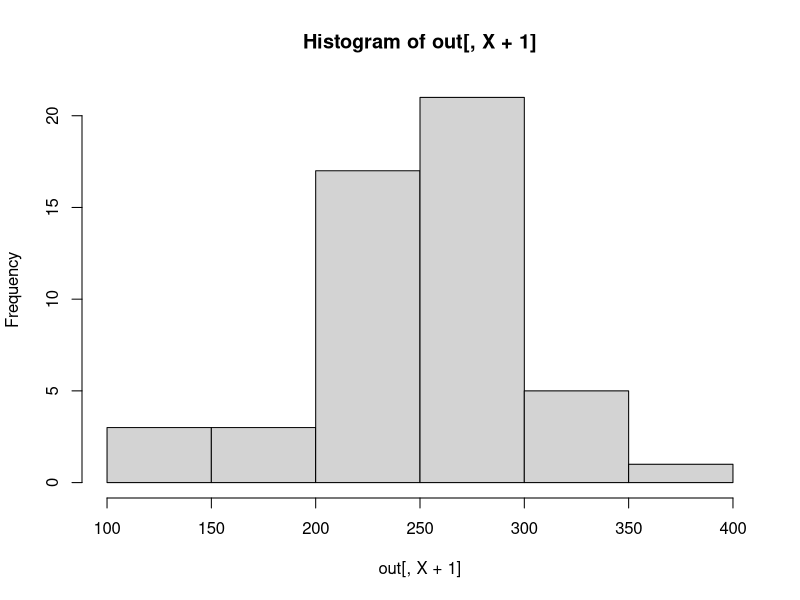
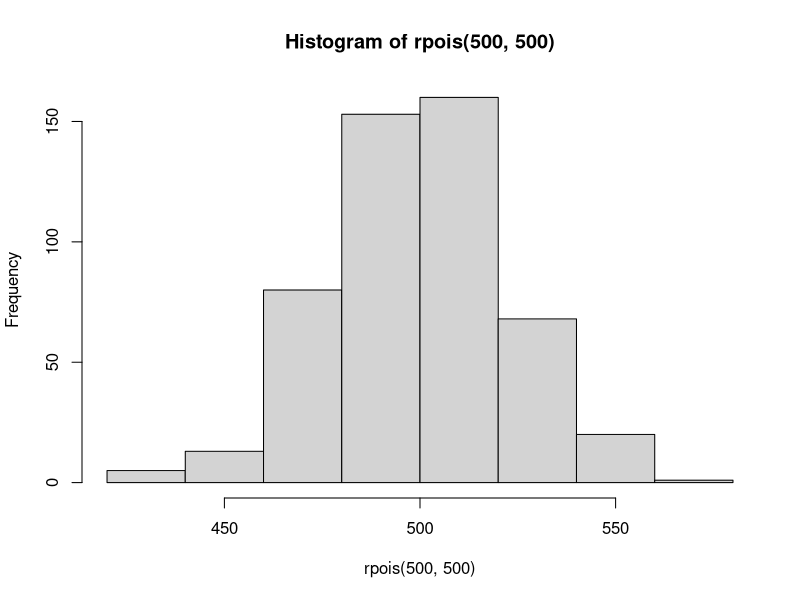
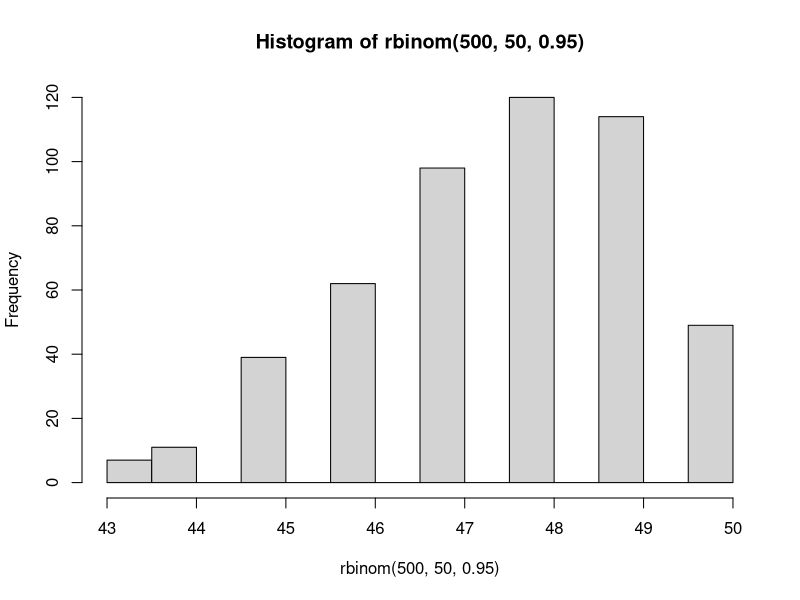
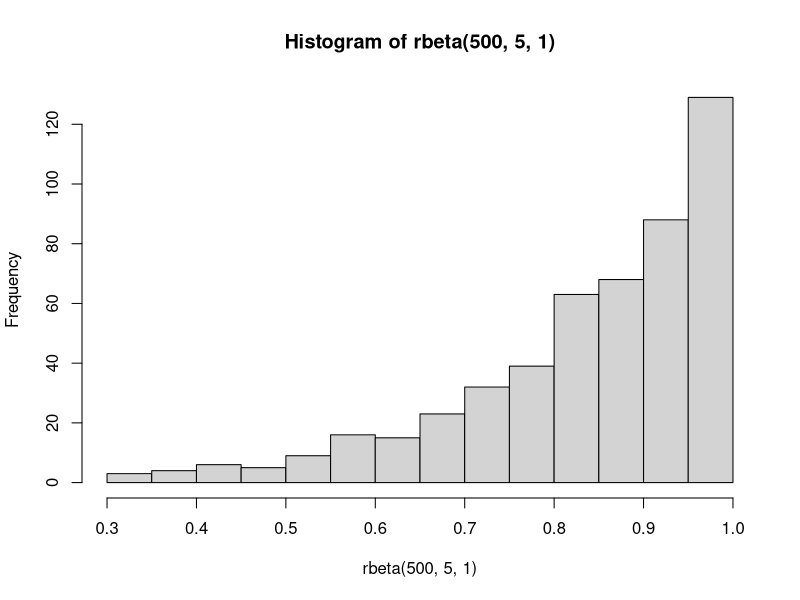
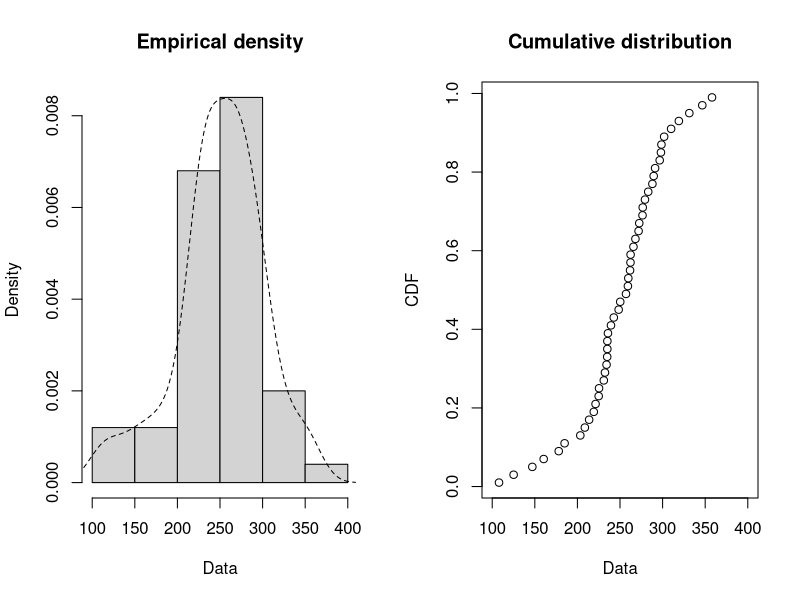
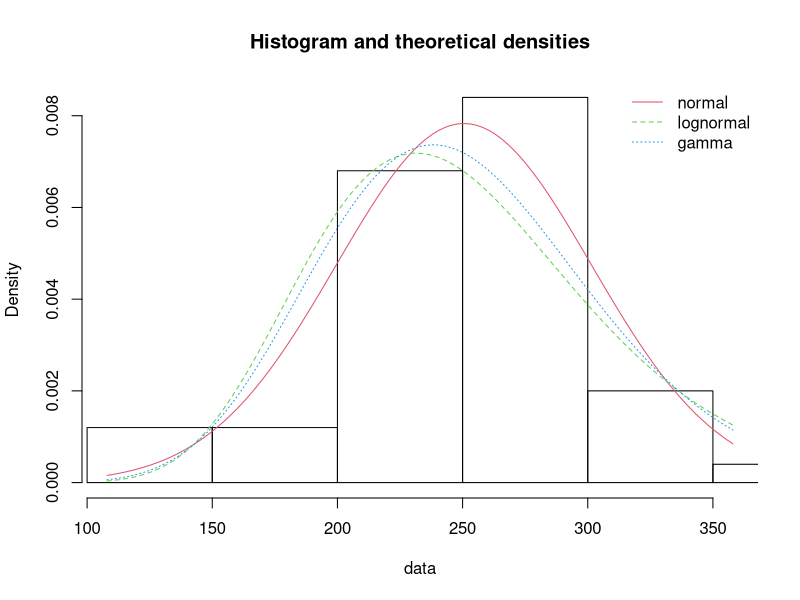

Write R code to recreate these figures, in order.
#Demonstrate that the accumulation of many small random errors is normally distributed

#number of random errors to add
X = 10

#number of times to repeat
N = 50

#set up container for simulation output
out = matrix(nrow=N,ncol=X+1)

#create for loop
for (i in 1:N)
{
  out[i,1:X] = runif(X,min=0, max=50)
  out[i,X+1] = sum(out[i,1:X])
}

#plot a histogram to see if the simulation outputs look normally distributed
hist(out[,X+1])


#Plot samples from Poisson distributions
hist(rpois(500,500))

#Plot samples from Binomial distributions
hist(rbinom(500, 50, 0.95))

#Don Corleone's unfair coin
#Plot samples from Beta distribution with alpha-1 = 4 heads and beta-1 = 0 tails
hist(rbeta(500, 5, 1))

#Calculate the probability density to the left of 0.5; 1 minus this probability 
#is the probability that p(heads) > 0.5
pbeta(0.5, 5, 1)

#Using fitdistrplus to compare distributions from the simulation at the beginning

require("fitdistrplus")
data("groundbeef")

plotdist(out[,X+1], histo = TRUE, demp = TRUE)

fnorm <- fitdist(out[,X+1], "norm")
summary(fnorm)

fg <- fitdist(out[,X+1], "gamma")
fln <- fitdist(out[,X+1], "lnorm")
plot.legend <- c("normal", "lognormal", "gamma")
denscomp(list(fnorm, fln, fg), legendtext = plot.legend)
